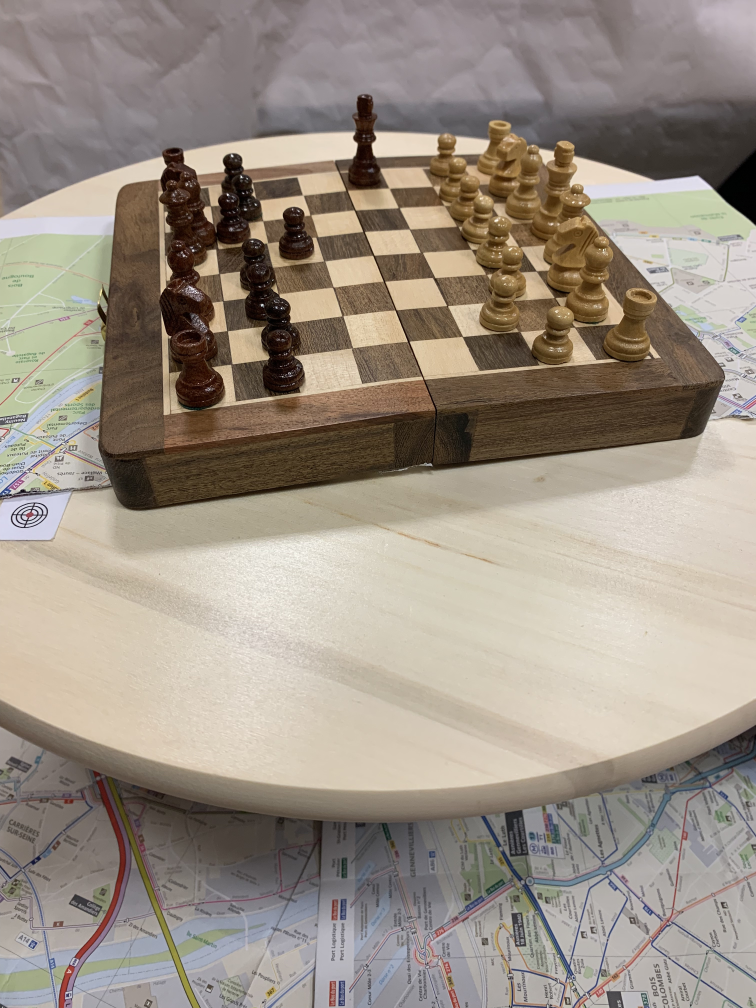
#> input picture 3d/Projet V1/Cess_3D/5-Data/converted_jpg/20251204_164849333_iOS.jpg, 3024 x 4032 px, given in place of planet.mp4, which was not available (shown at 1/4 size)
$ jupyter execute tp-2-seqvid-optical-flow.ipynb
#> lines starting #> are read from the running program, lines starting #| are printed output that depends on the picture; pictures that were not available may be replaced by others from this repository, and a replacement may not be noted
[cell 1]
import cv2
import numpy as np
import matplotlib.pyplot as plt
from IPython.display import clear_output, display
import os

# Pour les figures plus grandes
plt.rcParams["figure.figsize"] = (8, 5)

# Dossier où sauver les images pour le rapport
OUTPUT_DIR = "resultats_tp_seqvid"
os.makedirs(OUTPUT_DIR, exist_ok=True)

def show_image_bgr(bgr, title=None):
    """Affiche une image BGR (OpenCV) dans le notebook."""
    rgb = cv2.cvtColor(bgr, cv2.COLOR_BGR2RGB)
    plt.figure()
    if title is not None:
        plt.title(title)
    plt.imshow(rgb)
    plt.axis("off")
    plt.show()

def save_image_bgr(bgr, filename):
    """Sauvegarde une image BGR sur disque (pour le rapport)."""
    path = os.path.join(OUTPUT_DIR, filename)
    cv2.imwrite(path, bgr)
    print("Image sauvegardée :", path)

[cell 2]
video_path = "/kaggle/input/skytimelapse/planet.mp4"
cap = cv2.VideoCapture(video_path)

ret, first_frame = cap.read()
#> first_frame is the input picture: shape (4032, 3024, 3); mean B, G, R 132.9, 144.6, 155
cap.release()

if not ret:
    raise RuntimeError("Impossible de lire la vidéo. Vérifie le chemin.")

gray = cv2.cvtColor(first_frame, cv2.COLOR_BGR2GRAY)
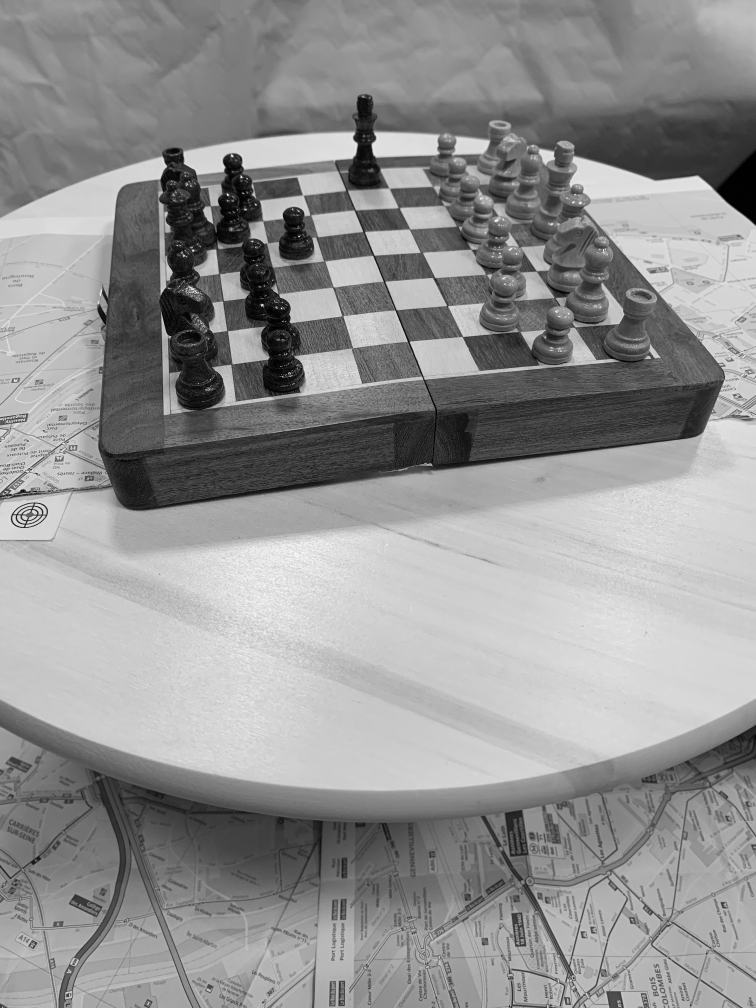
#> gray: shape (4032, 3024) (shown at 1/4 size); min 0, max 255, mean 146.4

# Paramètres GFTT (à faire varier pour le TP)
maxCorners   = 300      # nombre max de points
qualityLevel = 0.01     # 0.01 = garder les meilleurs coins
minDistance  = 7        # distance minimum entre deux coins
blockSize    = 7        # taille du voisinage pour le gradient
useHarris    = False    # True -> détecteur de Harris, False -> Shi-Tomasi

corners = cv2.goodFeaturesToTrack(
    gray,
    maxCorners=maxCorners,
    qualityLevel=qualityLevel,
    minDistance=minDistance,
    blockSize=blockSize,
    useHarrisDetector=useHarris
)
#> corners = 300 rows, first 8: [835, 1557], [1176, 1337], [824, 1561], [1161, 1495], [778, 1158], [1131, 1285], [1052, 1219], [1125, 1233]

print("Nombre de coins détectés :", len(corners))
#| Nombre de coins détectés : 300

vis_corners = first_frame.copy()
for c in corners:
    x, y = c.ravel()
    cv2.circle(vis_corners, (int(x), int(y)), 3, (0, 255, 0), -1)
#> this loop made 300 passes

show_image_bgr(vis_corners, "Coins GoodFeaturesToTrack (frame 0)")
save_image_bgr(vis_corners, "gftt_frame0.png")

[cell 3]
def run_lucas_kanade(video_path,
                     max_frames=300,
                     draw_step=5,
                     save_examples=True):
#> called with video_path = '/kaggle/input/skytimelapse/planet.mp4', max_frames = 300, draw_step = 5, save_examples = True
    cap = cv2.VideoCapture(video_path)

    ret, prev_frame = cap.read()
    if not ret:
        cap.release()
        raise RuntimeError("Impossible de lire la vidéo.")

    prev_gray = cv2.cvtColor(prev_frame, cv2.COLOR_BGR2GRAY)

    # --- Détection initiale de coins ---
    prev_points = cv2.goodFeaturesToTrack(
        prev_gray,
        maxCorners=maxCorners,
        qualityLevel=qualityLevel,
        minDistance=minDistance,
        blockSize=blockSize,
        useHarrisDetector=useHarris
    )
#> prev_points has the same summary as corners outside run_lucas_kanade

    # Paramètres Lucas–Kanade
    lk_params = dict(
        winSize  = (21, 21),
        maxLevel = 3,
        criteria = (cv2.TERM_CRITERIA_EPS | cv2.TERM_CRITERIA_COUNT,
                    30, 0.01)
    )
#> lk_params = {'winSize': (21, 21), 'maxLevel': 3, 'criteria': (3, 30, 0.01)}

    frame_idx = 0
    example_id = 0

    while cap.isOpened() and frame_idx < max_frames:
        ret, frame = cap.read()
        if not ret:
            break

        gray = cv2.cvtColor(frame, cv2.COLOR_BGR2GRAY)

        next_points, status, err = cv2.calcOpticalFlowPyrLK(
            prev_gray, gray, prev_points, None, **lk_params
        )
#> next_points has the same summary as corners outside run_lucas_kanade; status = 300 values from 1 to 1; err = 300 values from 0 to 0

        if next_points is None:
            print("Plus de points à suivre.")
            break

        good_new = next_points[status == 1]
#> good_new = 300 pairs, first value 1 to 2417, second value 704 to 4027
        good_old = prev_points[status == 1]
#> good_old has the same summary as good_new

        vis = frame.copy()

        # On ne dessine que toutes les draw_step frames pour pas saturer l'affichage
        for new, old in zip(good_new, good_old):
            x_new, y_new = new.ravel()
            x_old, y_old = old.ravel()
            cv2.arrowedLine(
                vis,
                (int(x_old), int(y_old)),
                (int(x_new), int(y_new)),
                (0, 255, 0),
                1,
                tipLength=0.3
            )
#> this loop made 300 passes
#> (x_new, y_new, x_old, y_old) on passes 1 to 3: (835, 1557, 835, 1557), (1176, 1337, 1176, 1337), (824, 1561, 824, 1561)

        if frame_idx % draw_step == 0:
            clear_output(wait=True)
            show_image_bgr(vis, f"Lucas–Kanade (frame {frame_idx})")

            if save_examples:
                save_image_bgr(vis, f"lk_frame_{frame_idx:04d}.png")
                example_id += 1

        prev_gray = gray.copy()
        prev_points = good_new.reshape(-1, 1, 2)
        frame_idx += 1

    cap.release()

run_lucas_kanade(video_path)


$ run again, on 3d/Projet V1/Cess_3D/5-Data/converted_jpg/20251204_164900558_iOS.jpg
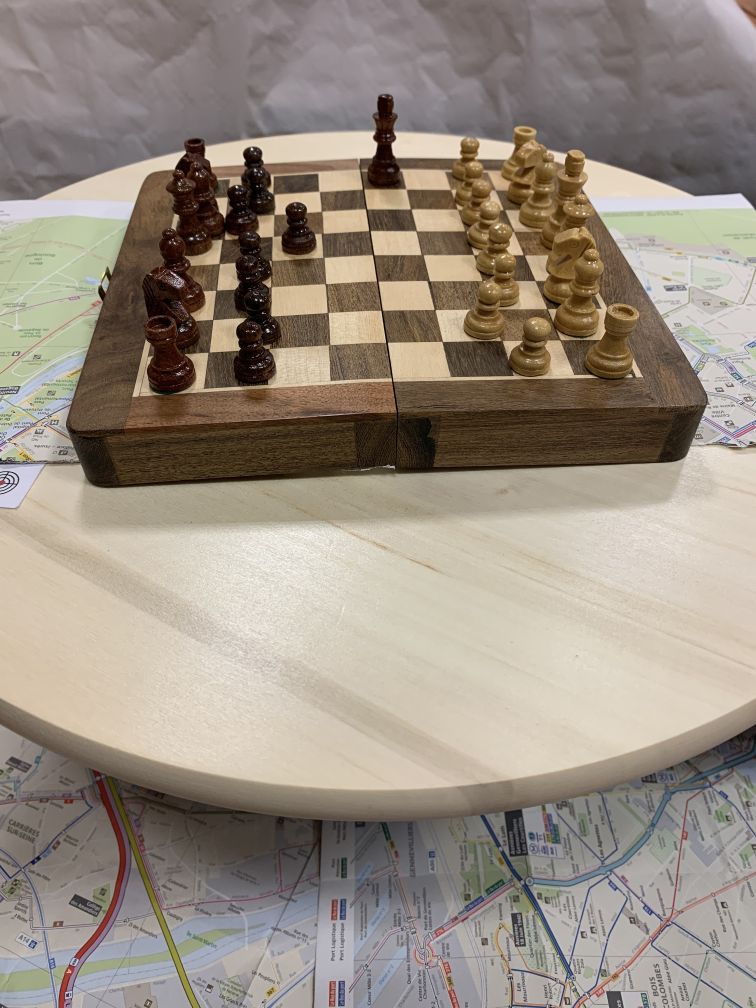
#> input picture 3d/Projet V1/Cess_3D/5-Data/converted_jpg/20251204_164900558_iOS.jpg, 3024 x 4032 px, given in place of planet.mp4, which was not available (shown at 1/4 size)
#> first_frame is the input picture: shape (4032, 3024, 3); mean B, G, R 130.5, 142.3, 152.8
#> `gray = cv2.cvtColor(first_frame, cv2.COLOR_BGR2GRAY)`:
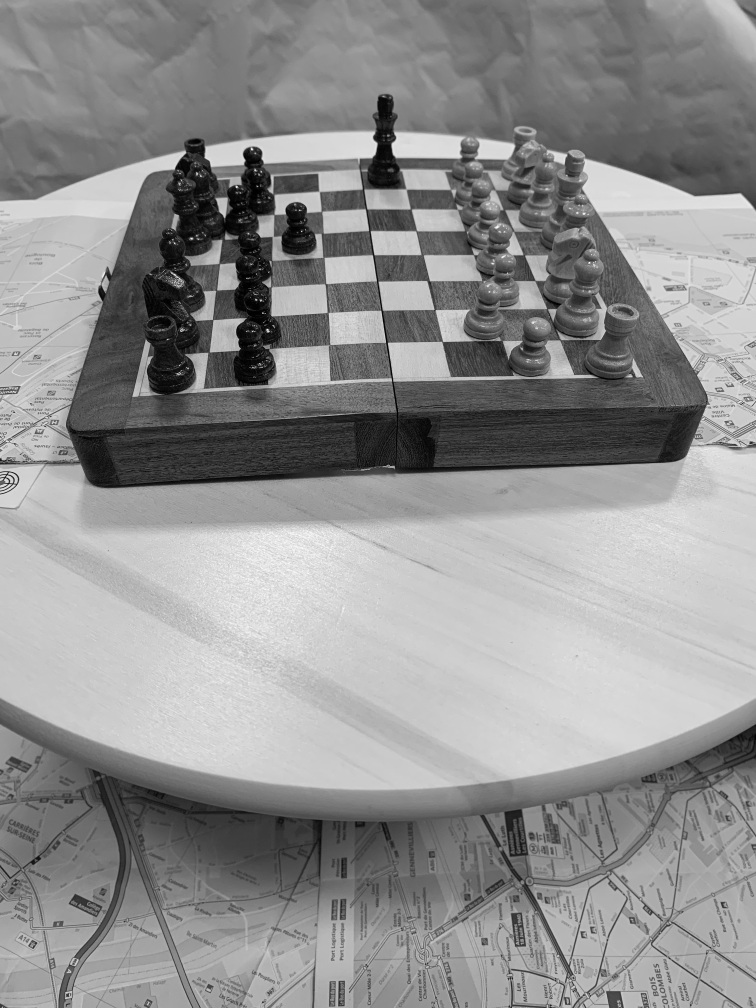
#> gray: shape (4032, 3024) (shown at 1/4 size); min 0, max 255, mean 144.1
#> corners = 300 rows, first 8: [1051, 1252], [720, 1490], [1032, 1457], [1024, 1197], [1011, 1324], [1065, 1318], [1039, 1457], [1018, 1382]
#| Nombre de coins détectés : 300
#> the loop `for c in corners:` made 300 passes
#> prev_points has the same summary as corners outside run_lucas_kanade
#> lk_params = {'winSize': (21, 21), 'maxLevel': 3, 'criteria': (3, 30, 0.01)}
#> next_points has the same summary as corners outside run_lucas_kanade; status = 300 values from 1 to 1; err = 300 values from 0 to 0
#> good_new = 300 pairs, first value 1 to 3017, second value 682 to 4027
#> good_old has the same summary as good_new
#> the loop in run_lucas_kanade, `for new, old in zip(good_new, good_old):` made 300 passes
#> (x_new, y_new, x_old, y_old) on passes 1 to 3: (1051, 1252, 1051, 1252), (720, 1490, 720, 1490), (1032, 1457, 1032, 1457)
